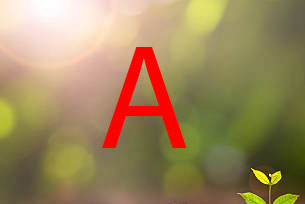
#> input picture Image Stitching/Normal Stitching/Complex Multiple/a.jpg, 305 x 204 px
$ python combineAll.py
#> lines starting #> are read from the running program, lines starting #| are printed output that depends on the picture
#https://stackoverflow.com/questions/30227466/combine-several-images-horizontally-with-python

import numpy as np
from PIL import Image
import time

#list_im = ['a.jpg', 'b.jpg','c.jpg', 'd.jpg']
list_im = ['a.jpg', 'b.jpg']
imgs    = [ Image.open(i) for i in list_im ]
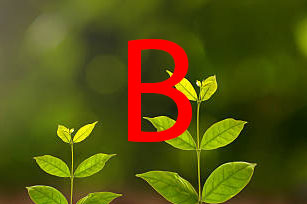
#> input picture Image Stitching/Normal Stitching/Complex Multiple/b.jpg, 307 x 204 px
#> imgs = 2 items
# pick the image which is the smallest, and resize the others to match it (can be arbitrary image shape here)
min_shape = sorted( [(np.sum(i.size), i.size ) for i in imgs])[0][1]
#> min_shape = (305, 204)
imgs_comb = np.hstack( (np.asarray( i.resize(min_shape) ) for i in imgs ) )
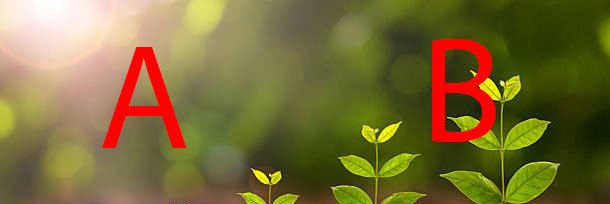
#> imgs_comb: shape (204, 610, 3); mean of channels 0, 1, 2 121.7, 108.7, 54.6; drawn as R, G, B

# save Vertical picture
imgs_comb = Image.fromarray( imgs_comb)
imgs_comb.save( 't1.jpg' )

##################################################

list_im = ['c.jpg', 'd.jpg']
imgs    = [ Image.open(i) for i in list_im ]
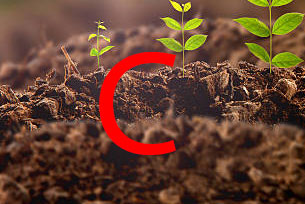
#> input picture Image Stitching/Normal Stitching/Complex Multiple/c.jpg, 305 x 204 px
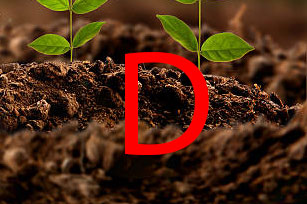
#> input picture Image Stitching/Normal Stitching/Complex Multiple/d.jpg, 307 x 204 px
# pick the image which is the smallest, and resize the others to match it (can be arbitrary image shape here)
min_shape = sorted( [(np.sum(i.size), i.size ) for i in imgs])[0][1]
imgs_comb = np.hstack( (np.asarray( i.resize(min_shape) ) for i in imgs ) )
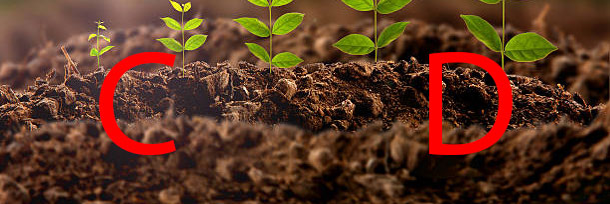
#> imgs_comb: shape (204, 610, 3); mean of channels 0, 1, 2 91.8, 54, 34.5; drawn as R, G, B

# save Vertical picture
imgs_comb = Image.fromarray( imgs_comb)
imgs_comb.save( 't2.jpg' )

##################################################

list_im = ['t1.jpg', 't2.jpg']
# Save Horizontal picture
# for a vertical stacking it is simple: use vstack
imgs    = [ Image.open(i) for i in list_im ]
min_shape = sorted( [(np.sum(i.size), i.size ) for i in imgs])[0][1]
#> min_shape = (610, 204)
imgs_comb = np.vstack( (np.asarray( i.resize(min_shape) ) for i in imgs ) )
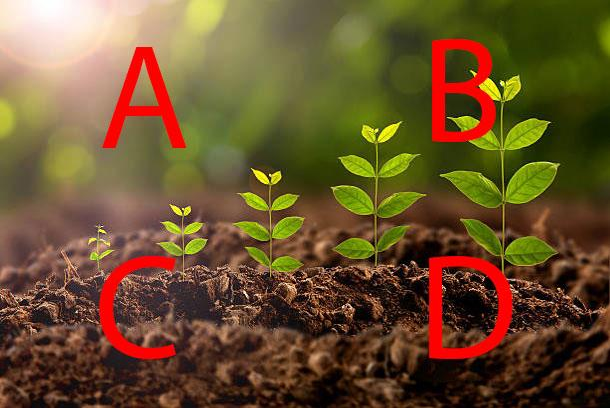
#> imgs_comb: shape (408, 610, 3); mean of channels 0, 1, 2 106.6, 81.5, 45.2; drawn as R, G, B
imgs_comb = Image.fromarray( imgs_comb)
imgs_comb.save( 'final.jpg' )

print ("Completed")
